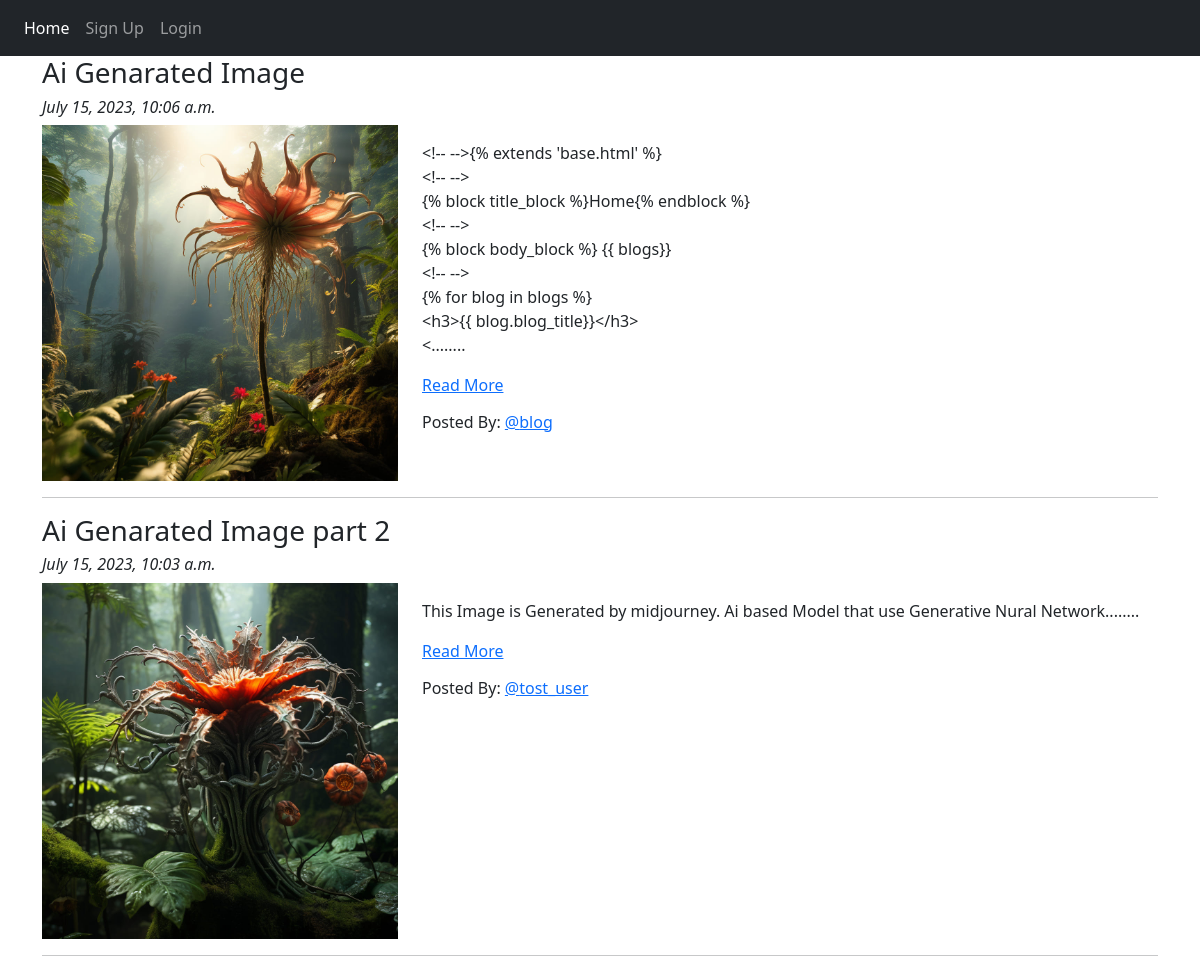
Screenshot of /blog/ with the database file from the repository.
### App_Blog/models.py (models this page shows, shortened)
class Blog(models.Model):
    author = models.ForeignKey(
        User, on_delete=models.CASCADE, related_name="post_author"
    )
    blog_title = models.CharField(max_length=255, verbose_name="Pul a Title")
    slug = models.SlugField(max_length=255, unique=True)
    blog_content = models.TextField(verbose_name="What is on your mind")
    blog_image = models.ImageField(upload_to="blog_images", verbose_name="image")
    publish_date = models.DateTimeField(auto_now_add=True)  # new entry time
    update_date = models.DateTimeField(auto_now=True)  # update
    class Meta:
        ordering = ["-publish_date"]

### App_Blog/views.py (the view)
# urls.py: path("", views.BlogList.as_view(), name="blog_list"),
class BlogList(ListView):
    context_object_name = "blogs"
    model = Blog
    template_name = "App_Blog/blog_list.html"

### App_Blog/templatetags/custom_filters.py (called while the page is built)
def range_filter(value):
    return value[0:200] + "........"

### Templates/App_Blog/blog_list.html (shortened to what this page needs)
{% extends 'base.html' %}
{% load custom_filters %}
{% block body_block %}
{% for blog in blogs %}
<h3>{{ blog.blog_title}}</h3>
<h6><i>{{blog.publish_date}}</i></h6>
<div class="row">
  <div class="col-sm-4">
    <img
      src="/media/{{blog.blog_image}}"
      alt="{{blog.blog_title}}"
      title="{{blog.blog_title}}"
      width="100%"
    />
  </div>
  <div class="col-sm-8">
    <p>
      {{blog.blog_content|range_filter|linebreaks}}
      <a href="{% url 'App_Blog:blog_details' slug=blog.slug %}">Read More</a>
    </p>
    <h6>Posted By: <a href="">@{{blog.author}}</a></h6>
  </div>
</div>
<hr />
{% endfor %}
{%endblock %}

### Templates/base.html (shortened to what this page needs)
<!DOCTYPE html>
<html lang="en">
  <head>
    <link
      rel="stylesheet"
      href="https://cdn.jsdelivr.net/npm/bootstrap@4.6.2/dist/css/bootstrap.min.css"
    />
    <link
      rel="stylesheet"
      href="https://cdnjs.cloudflare.com/ajax/libs/font-awesome/6.4.0/css/all.min.css"
    />
    <link
      rel="stylesheet"
      href="https://cdn.jsdelivr.net/npm/bootstrap@5.1.0/dist/css/bootstrap.min.css"
    />
  </head>
  <body>
    <nav class="navbar navbar-expand-sm bg-dark navbar-dark">
      <ul class="navbar-nav">
        <li class="nav-item active">
          <a href="{% url 'Index' %}" class="nav-link">Home</a>
        </li>
        {% if user.is_authenticated %} {% else %}
        <li class="nav-item">
          <a href="{% url 'App_login:signup' %}" class="nav-link">Sign Up</a>
        </li>
        <li class="nav-item">
          <a href="{% url 'App_login:login' %}" class="nav-link">Login</a>
        </li>
        {% endif %}
      </ul>
    </nav>
    <div class="container p-20">{% block body_block %} {% endblock %}</div>
  </body>
</html>

### rows the page displays
Blog: blog_title "Ai Genarated Image", publish_date "July 15, 2023, 10:06 a.m.", blog_image (picture), blog_content|range_filter "<!-- -->{% extends 'base.html' %} <!-- --> {% block title_block %}Home{% endblock %} <!-- --> {% block body_block %} {{ blogs}} <!-- --> {% for blog in blogs %} <h3>{{ blog.blog_title}}</h3> <........", author "blog"
Blog: blog_title "Ai Genarated Image part 2", publish_date "July 15, 2023, 10:03 a.m.", blog_image (picture), blog_content|range_filter "This Image is Generated by midjourney. Ai based Model that use Generative Nural Network........", author "tost_user"
